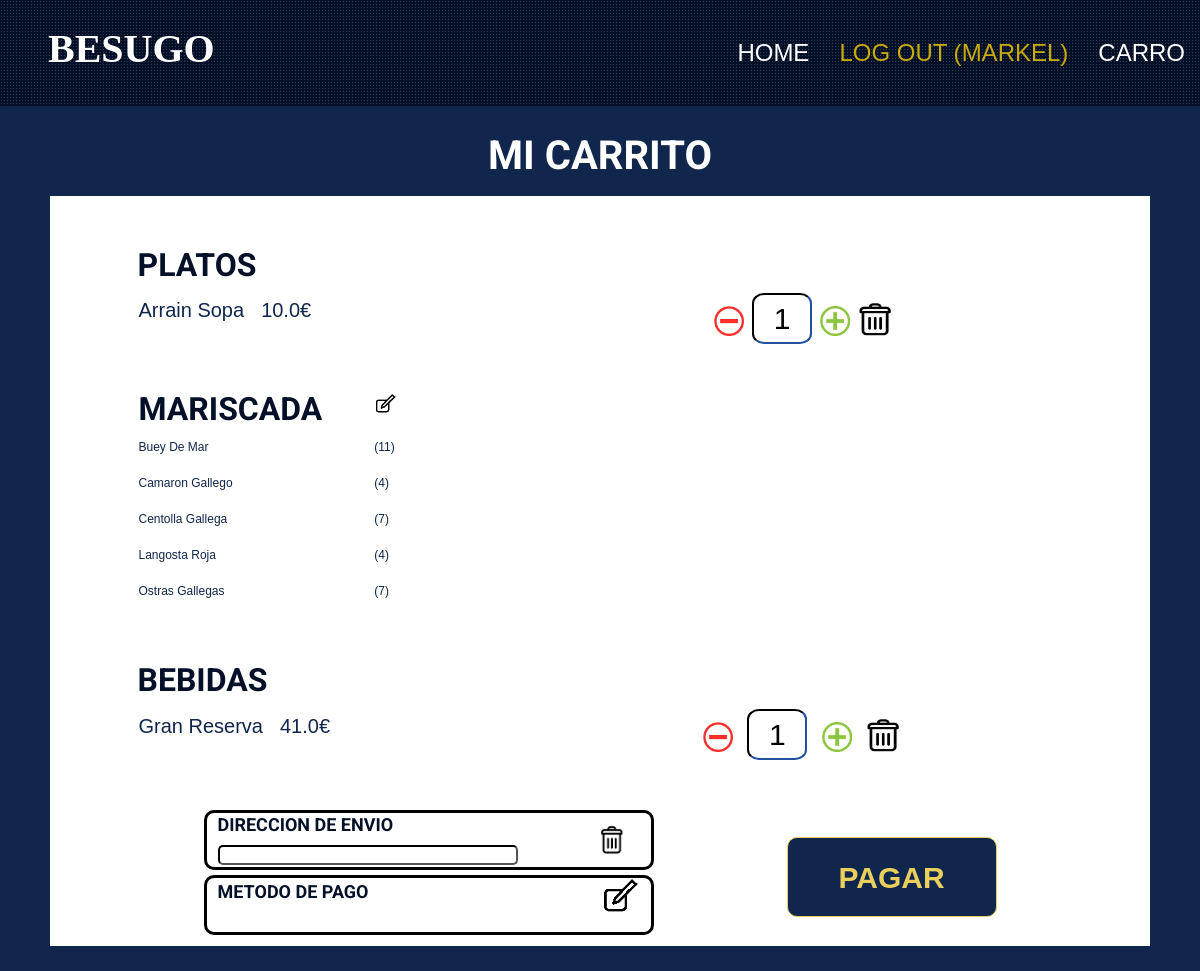
Page /carro/ (signed in) on the committed database.
### store/models.py (models this page shows)
class Produktua(models.Model):
    PRODUKTU_MOTA = (
        (0, 'Osagaia'),
        (1, 'Platera'),
        (2, 'Edaria'),
    )
    izena = models.CharField(max_length=255)
    deskribapena = models.CharField(max_length=255)
    prezioa = models.FloatField()
    stock = models.FloatField()
    mota = models.IntegerField(choices = PRODUKTU_MOTA)
    foto = models.CharField(max_length=255,default='null.jpg')

### store/views.py (the view)
# urls.py: path('carro/', views.carro, name='carro'),
def carro(request):
    myerabiltzaile = Erabiltzailea.objects.get(erabitlzailea_id=request.user)
    myeskaera = Eskaera.objects.get(erabiltzailea=myerabiltzaile)
    eskaeralerroak = EskaeraLerroa.objects.filter(eskaera=myeskaera)
    itzuli = []
    for i in eskaeralerroak:
        produktua = Produktua.objects.get(id = i.produktua.id)
        itzuli.append({'izena': produktua.izena, 'mota': produktua.mota,'kopurua': i.kopurua, 'prezioa': produktua.prezioa, 'id': produktua.id,})
    context = {
            'myprodu': itzuli,
        }
    template = loader.get_template('carro.html')
    return HttpResponse(template.render(context, request))

### store/templates/carro.html (shortened to what this page needs)
{% load static %}
<!DOCTYPE html>
<html lang="en">
  <head>
    <link
      rel="stylesheet"
      href="{% static 'https://cdnjs.cloudflare.com/ajax/libs/font-awesome/5.15.0/css/all.min.css' %}"
    />
    <link
      rel="stylesheet"
      href="{% static 'https://cdn.jsdelivr.net/npm/bootstrap-icons@1.4.1/font/bootstrap-icons.css' %}"
    />
    <link
      rel="stylesheet"
      href="{% static 'lib/owlcarousel/assets/owl.carousel.min.css' %}"
    />
    <link
      rel="stylesheet"
      href="{% static 'lib/tempusdominus/css/tempusdominus-bootstrap-4.min.css' %}"
    />
    <link
      rel="stylesheet"
      href="{% static 'lib/lightbox/css/lightbox.min.css' %}"
    />
    <link rel="stylesheet" href="{% static 'css/bootstrap.min.css' %}" />
    <link rel="stylesheet" href="{% static 'css/style.css' %}" />
  </head>
  <body>
    {% include "header.html" %}
    <div
      class="container-fluid page-header"
      style="height: 150px; background: var(--dark); height: 865px"
    >
      <h1 class="display-3 text-uppercase text-white mb-3" style="font-size:40px">Mi carrito</h1>
      <div
        class="container-fluid page-header"
        style="
          height: 750px;
          width: 1100px;
          background: var(--light);
        "
      >
    <div
        style="
          height: 2000px;
          width: 925px;
          background: var(--light);
          overflow: scroll;
          margin-top:30px;
        "
      >
        <table>
          <tr>
            <h2 style="margin-top:20px;margin-right:550px">PLATOS</h2>
            </tr>
          {% for x in myprodu %}
          {% if x.mota == 1 %}
          <tr style="font-size: 30px; font-family: Arial; margin-top;50px">
            <td style="font-family: Arial; font-size: 20px; color: var(--dark)">
              <p style="font-size: 20px;alig">{{x.izena}}</p>
            </td>
            <td style="font-family: Arial; color: var(--dark)">
              <p style="font-size: 20px; margin-left: 15px">{{x.prezioa}}€</p>
            </td>
            <td>
              <button
              class="kenMariskada"
                id="btn"
                value="{{ x.id }}"
                style="margin-left: 395px; border: none; background: white"
              >
                <img
                  src="../static/img/minus.jpg"
                  style="height: 30px; width: 30px"
                />
              </button>
            </td>
            <td>
              <input type="text" class="contador" id="cont{{ x.id }}" value="{{x.kopurua}}">
            </td>
            <td>
              <button
              class="gehiMariskada"
                id="btn"
                value="{{ x.id }}"
                style="border: none; background: white"
              >
                <img
                  src="../static/img/plus.jpg"
                  style="height: 30px; width: 30px"
                />
              </button>
            </td>
            <td>
              <a class="basura" id="basura{{ x.id }}"  style="border:none;background:white"> <img src="../static/img/basuracerrada.PNG" onmouseover="this.src='../static/img/basura.PNG'"
                onmouseout="this.src='../static/img/basuracerrada.PNG'" style="height:35px;width:35px;margin-bottom:2px;"/></a>
            </td>
          </tr>
          {% endif %}
          {% endfor %}
        </table><br>
        <table style="margin-right:450px">
          <tr>
            <td>
          <h2 style="margin-top:20px;margin-right :50px">MARISCADA</h2>
        </td>
          <td>
            <a href="{% url 'mariscadascarro' %}">
            <img
              style="height: 20px;"
              src="../static/img/editar.jpg"
              onmouseover="this.src='../static/img/lapiz.png'"
              onmouseout="this.src='../static/img/editar.jpg'"
            />
          </a>
          </td>
          </tr>
          {% for x in myprodu %}
          {% if x.kopurua > 0 %}
          {% if x.mota == 0 %}
          <tr style="font-size: 30px; font-family: Arial; margin-top;50px">
            <td style="font-family: Arial; font-size: 12px; color: var(--dark)">
              <p>{{x.izena}}</p>
            </td>
            <td style="font-family: Arial; font-size: 12px; color: var(--dark);">
              <p>({{x.kopurua}})</p>
            </td>
          </tr>
          {% endif %}
          {% endif %}
          {% endfor %}
        </table><br>
        <table>
          <tr>
            <h2 style="margin-top:20px;margin-right:550px">BEBIDAS</h2>
          </tr>
          {% for x in myprodu %}
          {% if x.mota == 2 %}
          <tr style="font-size: 30px; font-family: Arial; margin-top;50px">
            <td style="font-family: Arial; font-size: 20px; color: var(--dark)">
              <p>{{x.izena}}</p>
            </td>
            <td style="font-family: Arial; color: var(--dark)">
              <p style="font-size: 20px; margin-left: 15px">{{x.prezioa}}€</p>
            </td>
            <td>
              <button
              class="kenMariskada"
                id="btn"
                value="{{ x.id }}"
                style="margin-left: 365px; border: none; background: white"
              >
                <img
                  src="../static/img/minus.jpg"
                  style="height: 30px; width: 30px"
                />
              </button>
              <input type="text" class="contador" id="cont{{ x.id }}" value="{{x.kopurua}}">
              <button
              class="gehiMariskada"
                id="btn"
                value="{{ x.id }}"
                style="border: none; background: white"
              >
                <img
                  src="../static/img/plus.jpg"
                  style="height: 30px; width: 30px"
                />
              </button>
              <a class="basura" id="basura{{ x.id }}"  style="border:none;background:white"> <img src="../static/img/basuracerrada.PNG" onmouseover="this.src='../static/img/basura.PNG'"
                onmouseout="this.src='../static/img/basuracerrada.PNG'" style="height:35px;width:35px;margin-bottom:2px;"/></a>
            </td>
          </tr>
          {% endif %}
          {% endfor %}
        </table>
      </div>
        <div id="abajo" style="margin-top:10px">
            <table>
                <tr>
                    <td style="padding-right:120px">
                        <div
            id="direccion"
            style="
            width: 450px;
              height: 60px;
              border: solid;
              border-color:black;
              border-radius: 10px;
            "
          >
            <table>
              <tr>
                <td>
                  <h5 style="margin-left: 10px;font-size:18px">DIRECCION DE ENVIO</h5>
                  <input type="text" id="pago" style="margin-left: 10px;height:20px; border-color:black;border-radius:5px; width:300px"></input>
                </td>
                <td>
                  <img
                    style="height: 30px; margin-left: 80px; "
                    src="../static/img/basuracerrada.PNG"
                    onmouseover="this.src='../static/img/basura.PNG'"
                    onmouseout="this.src='../static/img/basuracerrada.PNG'"
                  />
                </td>
              </tr>
            </table>
            <br />
          </div>
          <div
            id="direccion"
            style="
              width: 450px;
              height: 60px;
              border: solid;
              border-radius: 10px;
              border-color:black;
              align: left;
              margin-top:5px;
              margin-bottom:10px
            "
          >
            <table>
              <tr>
                <td>
                  <h5 style="margin-left: 10px;font-size:18px">METODO DE PAGO</h5>
                </td>
                <td>
                  <img
                    style="height: 35px; margin-left: 230px"
                    src="../static/img/editar.jpg"
                    onmouseover="this.src='../static/img/lapiz.png'"
                    onmouseout="this.src='../static/img/editar.jpg'"
                  />
                </td>
              </tr>
            </table>
            <br />
          </div>
                    </td>
                    <td><h3 id="total" style="margin-right:10px"></h3></td>
                    <td>
                        <button
              id="btnComprar"
              style="
                height: 80px;
                width: 210px;
                font-family: Arial;
                color: var(--secondary);
                background: var(--dark);
                border-color: var(--secondary);
                font-size: 30px;
                border-radius:10px;
              "
              class="btn"
            >
            <b>PAGAR</b>
            </button>
                    </td>
                </tr>
            </table>
          </div>
        </div>
      </div>
  </body>
</html>

### store/templates/header.html (shortened to what this page needs)
<div class="container-fluid sticky-top bg-dark bg-light-radial shadow-sm px-5 pe-lg-0 header">
    <nav class="navbar navbar-expand-lg bg-dark bg-light-radial navbar-dark py-3 py-lg-0">
        <a href="{% url 'index' %}" class="navbar-brand">
            <h1 style="font-family: besugo;font: size 4px; color:#FFFFFF;">BESUGO</h1>
        </a>
        <div class="collapse navbar-collapse" id="navbarCollapse">
            <div class="navbar-nav ms-auto py-0" id="navbotoiak">
                <a href="{% url 'index' %}" class="nav-item nav-link">Home</a>
                {% if request.user.is_authenticated %}
                    <a href="{% url 'amaitusaioa' %}" class="nav-item nav-link active">Log out ({{request.user.username}})</a>
                {% else %}
                    <a href="{% url 'login' %}" class="nav-item nav-link active">Login</a>
                {% endif %}
                {% if request.user.is_authenticated %}
                <a href="{% url 'carro' %}" class="nav-item nav-link" style="">carro</a>
                {% else %}
                <a href="" class="nav-item nav-link" style="color:gray;">carro</a>
                {% endif %}
            </div>
        </div>
    </nav>
</div>

### store/static/css/style.css (style rules this page uses)
:root { --primary: #c8ab08; --secondary: #e9d05c; --light: #FFFFFF; --dark: #10264c; }
body { font-family: Arial, Helvetica, sans-serif; }
.btn { position: relative; font-weight: 700; font-size: 20px; text-transform: uppercase; transition: .5s; }
.btn::after { position: absolute; content: ""; width: 0; height: 5px; bottom: -1px; left:50%; background: var(--secondary); transition: .5s; }
.bg-light-radial { background-image: -webkit-repeating-radial-gradient(center center, rgba(256, 256, 256, 0.2), rgba(256, 256, 256, 0.2) 1px, transparent 1px, transparent 100%); background-image: -moz-repeating-radial-gradient(center center, rgba(256, 256, 256, 0.2), rgba(256, 256, 256, 0.2) 1px, transparent 1px, transparent 100%); background-image: -ms-repeating-radial-gradient(center center, rgba(256, 256, 256, 0.2), rgba(256, 256, 256, 0.2) 1px, transparent 1px, transparent 100%); background-image: -o-repeating-radial-gradient(center center, rgba(256, 256, 256, 0.2), rgba(256, 256, 256, 0.2) 1px, transparent 1px, transparent 100%); background-image: repeating-radial-gradient(center center, rgba(256, 256, 256, 0.2), rgba(256, 256, 256, 0.2) 1px, transparent 1px, transparent 100%); background-size: 3px 3px; }
.navbar-dark .navbar-nav .nav-link { position: relative; padding: 35px 15px; font-size: 24px; text-transform: uppercase; color: var(--light); outline: none; transition: .5s; }
.navbar-dark .navbar-nav .nav-link:hover, .navbar-dark .navbar-nav .nav-link.active { color: var(--primary); }
.page-header { height: 300px; display: flex; flex-direction: column; align-items: center; justify-content: center; background: linear-gradient(rgba(4, 15, 40, .7), rgba(4, 15, 40, .7)), url(../img/carousel-1.jpg) center center no-repeat; background-size: cover; }
.kenMariskada { border: none; background: white; }
.contador { width: 60px; border-color: var(--dark); border-radius: 20%; text-align: center; }
.gehiMariskada { border: none; background: white; }
#btnComprar { height: 50px; width: 160px; font-family: besugo; color: var(--dark); font-family: 'besugo'; background: var(--primary); border-color: var(--secondary); font-size: 24px; }

### rows in the picture
Produktua: izena "Arrain Sopa", prezioa "10.0"
Produktua: izena "Buey De Mar"
Produktua: izena "Camaron Gallego"
Produktua: izena "Centolla Gallega"
Produktua: izena "Langosta Roja"
Produktua: izena "Ostras Gallegas"
Produktua: izena "Gran Reserva", prezioa "41.0"

### other values in the picture
{{ request.user.username }} "MARKEL"
{{ x.kopurua }} "11" "4" "7" "4" "7"
